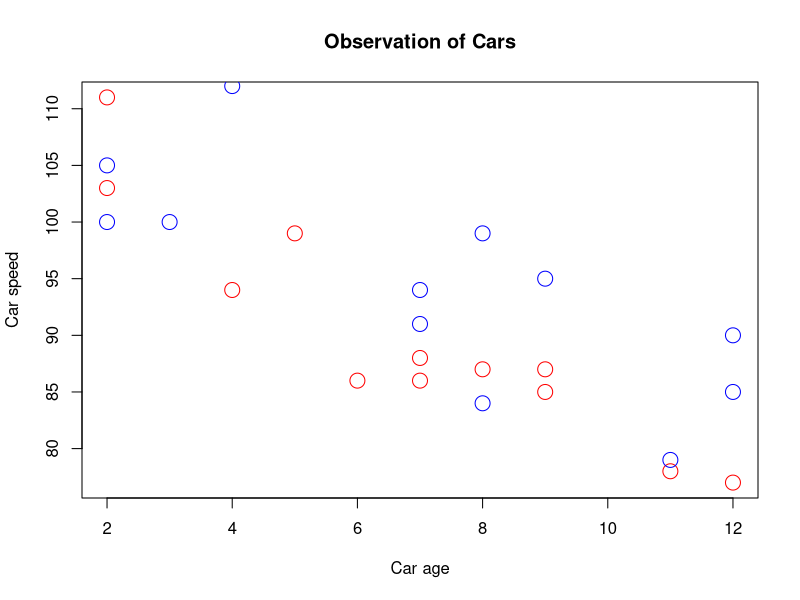
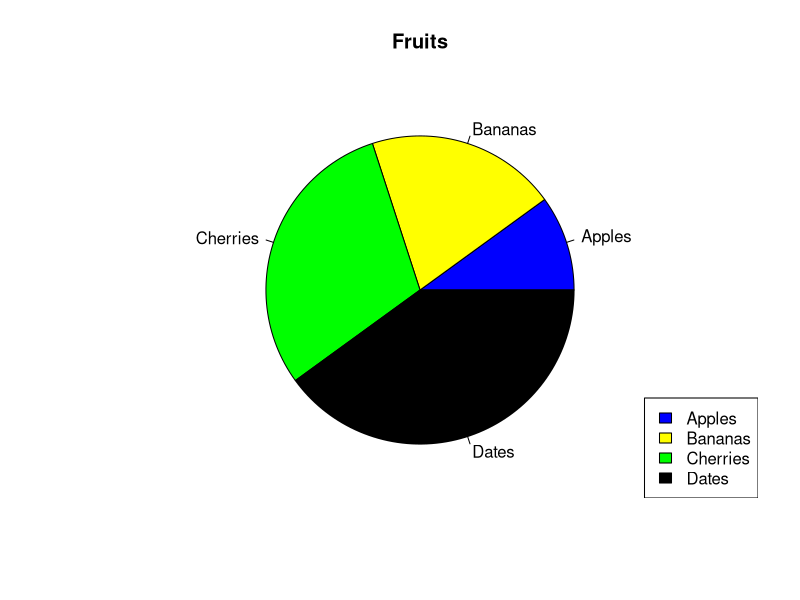
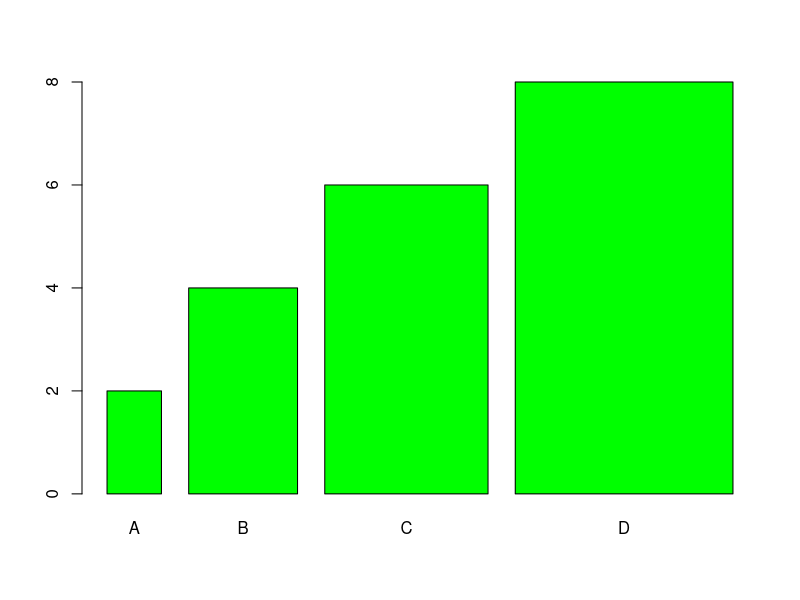

The R source for these figures, in order:
# SCATTERPLOTS
# day one, the age and speed of 12 cars:
x1 <- c(5,7,8,7,2,2,9,4,11,12,9,6)
y1 <- c(99,86,87,88,111,103,87,94,78,77,85,86)

# day two, the age and speed of 15 cars:
x2 <- c(2,2,8,1,15,8,12,9,7,3,11,4,7,14,12)
y2 <- c(100,105,84,105,90,99,90,95,94,100,79,112,91,80,85)

plot(x1, y1, main="Observation of Cars", xlab="Car age", ylab="Car speed", col="red", cex=2)
points(x2, y2, col="blue", cex=2)


# ##PIE CHARTS
# Create a vector of pies
x <- c(10,20,30,40)

# Create a vector of labels
mylabel <- c("Apples", "Bananas", "Cherries", "Dates")

# Create a vector of colors
colors <- c("blue", "yellow", "green", "black")

# Display the pie chart
pie(x, label = mylabel, main = "Fruits", col = colors)

# Display the explanation box
legend("bottomright", mylabel, fill = colors)

# BAR CHARTS
x <- c("A", "B", "C", "D")
y <- c(2, 4, 6, 8)

barplot(y, names.arg = x, width = c(1,2,3,4), col="green")